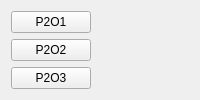
                   <widget class="QWidget" name="tab">
                    <attribute name="title">
                     <string>Page 2</string>
                    </attribute>
                    <layout class="QVBoxLayout" name="verticalLayout_10">
                     <item>
                      <widget class="QPushButton" name="pushButton_6">
                       <property name="sizePolicy">
                        <sizepolicy hsizetype="Fixed" vsizetype="Fixed">
                         <horstretch>0</horstretch>
                         <verstretch>0</verstretch>
                        </sizepolicy>
                       </property>
                       <property name="text">
                        <string>P2O1</string>
                       </property>
                      </widget>
                     </item>
                     <item>
                      <widget class="QPushButton" name="pushButton_7">
                       <property name="sizePolicy">
                        <sizepolicy hsizetype="Fixed" vsizetype="Fixed">
                         <horstretch>0</horstretch>
                         <verstretch>0</verstretch>
                        </sizepolicy>
                       </property>
                       <property name="text">
                        <string>P2O2</string>
                       </property>
                      </widget>
                     </item>
                     <item>
                      <widget class="QPushButton" name="pushButton_8">
                       <property name="sizePolicy">
                        <sizepolicy hsizetype="Fixed" vsizetype="Fixed">
                         <horstretch>0</horstretch>
                         <verstretch>0</verstretch>
                        </sizepolicy>
                       </property>
                       <property name="text">
                        <string>P2O3</string>
                       </property>
                      </widget>
                     </item>
                    </layout>
                   </widget>
